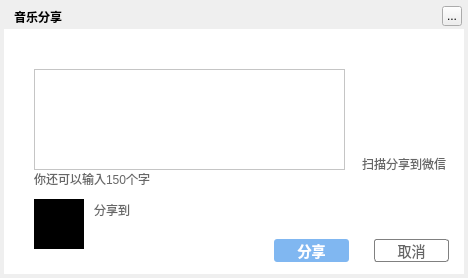
<?xml version="1.0" encoding="UTF-8"?>
<ui version="4.0">
 <class>MusicSongSharingWidget</class>
 <widget class="QDialog" name="MusicSongSharingWidget">
  <property name="geometry">
   <rect>
    <x>0</x>
    <y>0</y>
    <width>468</width>
    <height>278</height>
   </rect>
  </property>
  <property name="windowTitle">
   <string>音乐分享</string>
  </property>
  <property name="styleSheet">
   <string notr="true"/>
  </property>
  <widget class="QLabel" name="background">
   <property name="geometry">
    <rect>
     <x>4</x>
     <y>4</y>
     <width>460</width>
     <height>270</height>
    </rect>
   </property>
   <property name="styleSheet">
    <string notr="true"/>
   </property>
   <property name="text">
    <string/>
   </property>
  </widget>
  <widget class="QLabel" name="topTitleName">
   <property name="geometry">
    <rect>
     <x>14</x>
     <y>4</y>
     <width>221</width>
     <height>25</height>
    </rect>
   </property>
   <property name="styleSheet">
    <string notr="true">color:&quot;#FFFFFF&quot;;font-weight:bold</string>
   </property>
   <property name="text">
    <string>音乐分享</string>
   </property>
  </widget>
  <widget class="QToolButton" name="topTitleCloseButton">
   <property name="geometry">
    <rect>
     <x>442</x>
     <y>6</y>
     <width>20</width>
     <height>20</height>
    </rect>
   </property>
   <property name="text">
    <string>...</string>
   </property>
  </widget>
  <widget class="QWidget" name="backgroundMask" native="true">
   <property name="geometry">
    <rect>
     <x>4</x>
     <y>29</y>
     <width>460</width>
     <height>245</height>
    </rect>
   </property>
   <property name="styleSheet">
    <string notr="true">QWidget{color:#666666;background:white;}
QLabel{background:transparent;color:#666666;}
QRadioButton{background:transparent;}
QRadioButton::indicator::unchecked{ image: url(:/control/btn_radioButton_unchecked); }
QRadioButton::indicator:checked { image: url(:/control/btn_radiobutton_checked); }</string>
   </property>
   <widget class="QLabel" name="sharedName">
    <property name="geometry">
     <rect>
      <x>30</x>
      <y>2</y>
      <width>401</width>
      <height>31</height>
     </rect>
    </property>
    <property name="styleSheet">
     <string notr="true">QLabel{font-size:22px;font-weight:bold;}</string>
    </property>
   </widget>
   <widget class="QTextEdit" name="textEdit">
    <property name="geometry">
     <rect>
      <x>30</x>
      <y>40</y>
      <width>311</width>
      <height>101</height>
     </rect>
    </property>
   </widget>
   <widget class="QLabel" name="sharedNameIcon">
    <property name="geometry">
     <rect>
      <x>30</x>
      <y>170</y>
      <width>50</width>
      <height>50</height>
     </rect>
    </property>
    <property name="styleSheet">
     <string notr="true">background:black</string>
    </property>
   </widget>
   <widget class="QLabel" name="textEditArea">
    <property name="geometry">
     <rect>
      <x>30</x>
      <y>142</y>
      <width>311</width>
      <height>16</height>
     </rect>
    </property>
    <property name="text">
     <string>你还可以输入150个字</string>
    </property>
   </widget>
   <widget class="QLabel" name="label">
    <property name="geometry">
     <rect>
      <x>358</x>
      <y>125</y>
      <width>90</width>
      <height>20</height>
     </rect>
    </property>
    <property name="text">
     <string>扫描分享到微信</string>
    </property>
   </widget>
   <widget class="QLabel" name="label2">
    <property name="geometry">
     <rect>
      <x>90</x>
      <y>173</y>
      <width>41</width>
      <height>16</height>
     </rect>
    </property>
    <property name="text">
     <string>分享到</string>
    </property>
   </widget>
   <widget class="QRadioButton" name="qqButton">
    <property name="geometry">
     <rect>
      <x>135</x>
      <y>173</y>
      <width>41</width>
      <height>16</height>
     </rect>
    </property>
    <property name="text">
     <string/>
    </property>
    <property name="icon">
     <iconset resource="../../../TTKQrc/MusicPlayer.qrc">
      <normaloff>:/usermanager/lb_qq</normaloff>:/usermanager/lb_qq</iconset>
    </property>
   </widget>
   <widget class="QRadioButton" name="renrenButton">
    <property name="geometry">
     <rect>
      <x>185</x>
      <y>173</y>
      <width>41</width>
      <height>16</height>
     </rect>
    </property>
    <property name="text">
     <string/>
    </property>
    <property name="icon">
     <iconset resource="../../../TTKQrc/MusicPlayer.qrc">
      <normaloff>:/usermanager/lb_renren</normaloff>:/usermanager/lb_renren</iconset>
    </property>
   </widget>
   <widget class="QRadioButton" name="qqspaceButton">
    <property name="geometry">
     <rect>
      <x>235</x>
      <y>173</y>
      <width>41</width>
      <height>16</height>
     </rect>
    </property>
    <property name="text">
     <string/>
    </property>
    <property name="icon">
     <iconset resource="../../../TTKQrc/MusicPlayer.qrc">
      <normaloff>:/usermanager/lb_qq_space</normaloff>:/usermanager/lb_qq_space</iconset>
    </property>
   </widget>
   <widget class="QRadioButton" name="qqblogButton">
    <property name="geometry">
     <rect>
      <x>285</x>
      <y>173</y>
      <width>41</width>
      <height>16</height>
     </rect>
    </property>
    <property name="text">
     <string/>
    </property>
    <property name="icon">
     <iconset resource="../../../TTKQrc/MusicPlayer.qrc">
      <normaloff>:/usermanager/lb_qqblog</normaloff>:/usermanager/lb_qqblog</iconset>
    </property>
   </widget>
   <widget class="QPushButton" name="shareButton">
    <property name="geometry">
     <rect>
      <x>270</x>
      <y>210</y>
      <width>75</width>
      <height>23</height>
     </rect>
    </property>
    <property name="cursor">
     <cursorShape>PointingHandCursor</cursorShape>
    </property>
    <property name="styleSheet">
     <string notr="true">QPushButton{border-radius:3px;background-color:#80B7F1;color:white;font-size:14px;font-weight:bold;}</string>
    </property>
    <property name="text">
     <string>分享</string>
    </property>
   </widget>
   <widget class="QPushButton" name="cancelButton">
    <property name="geometry">
     <rect>
      <x>370</x>
      <y>210</y>
      <width>75</width>
      <height>23</height>
     </rect>
    </property>
    <property name="cursor">
     <cursorShape>PointingHandCursor</cursorShape>
    </property>
    <property name="styleSheet">
     <string notr="true">QPushButton{border-radius:3px;color:white;font-size:14px;border: 1px solid gray;color:#666666;}</string>
    </property>
    <property name="text">
     <string>取消</string>
    </property>
   </widget>
   <widget class="QRadioButton" name="sinaButton">
    <property name="geometry">
     <rect>
      <x>335</x>
      <y>173</y>
      <width>41</width>
      <height>16</height>
     </rect>
    </property>
    <property name="text">
     <string/>
    </property>
    <property name="icon">
     <iconset resource="../../../TTKQrc/MusicPlayer.qrc">
      <normaloff>:/usermanager/lb_xinlang</normaloff>:/usermanager/lb_xinlang</iconset>
    </property>
   </widget>
   <widget class="QWidget" name="QRCodeIconWidget">
    <property name="geometry">
     <rect>
      <x>355</x>
      <y>35</y>
      <width>90</width>
      <height>90</height>
     </rect>
    </property>
    <layout class="QVBoxLayout" name="QRCodeIconWidgetLayout"/>
   </widget>
   <widget class="QRadioButton" name="weixingButton">
    <property name="geometry">
     <rect>
      <x>385</x>
      <y>173</y>
      <width>41</width>
      <height>16</height>
     </rect>
    </property>
    <property name="text">
     <string/>
    </property>
    <property name="icon">
     <iconset resource="../../../TTKQrc/MusicPlayer.qrc">
      <normaloff>:/usermanager/lb_weixing</normaloff>:/usermanager/lb_weixing</iconset>
    </property>
   </widget>
  </widget>
 </widget>
 <resources>
  <include location="../../../TTKQrc/MusicPlayer.qrc"/>
 </resources>
 <connections/>
</ui>
